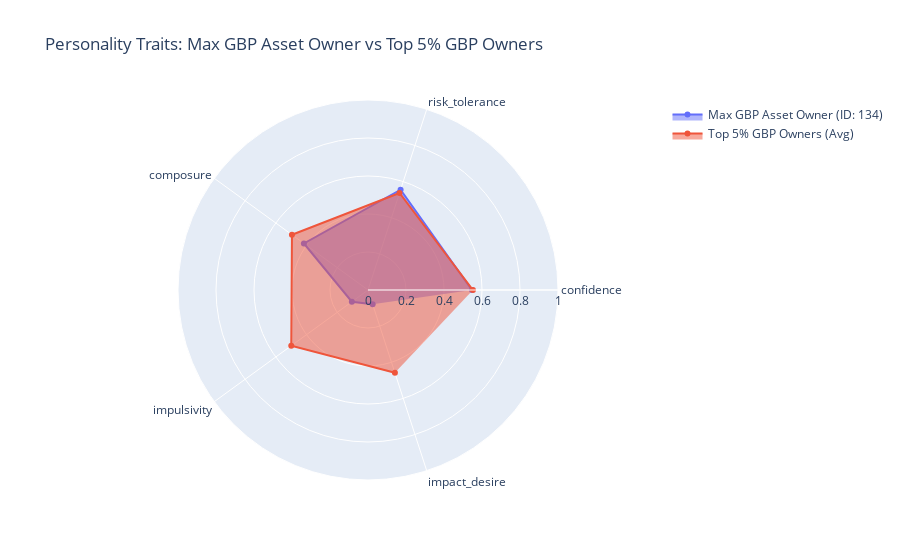

The cell this chart's notebook holds for it:
### Code cell
# Filter for GBP assets
df_gbp = df_joined[df_joined["asset_currency"] == "GBP"]

#  Aggregate GBP asset values per person
df_gbp_agg = df_gbp.groupby("_id")["asset_value"].sum().reset_index(name="total_asset_value")

# Get max asset holder ID
max_id = df_gbp_agg.loc[df_gbp_agg["total_asset_value"].idxmax(), "_id"]

#  Merge back with df_joined to access personality traits
personality_cols = ["confidence", "risk_tolerance", "composure", "impulsivity", "impact_desire"]
df_gbp_merged = df_gbp.drop_duplicates("_id")[["_id"] + personality_cols].merge(df_gbp_agg, on="_id")

#  Extract trait values for the max holder
max_values = df_gbp_merged[df_gbp_merged["_id"] == max_id][personality_cols].iloc[0]

#  Identify top 5% asset holders
threshold = df_gbp_merged["total_asset_value"].quantile(0.95)
top5_df = df_gbp_merged[df_gbp_merged["total_asset_value"] >= threshold]

#  Exclude max_id
top5_df = top5_df[top5_df["_id"] != max_id]

#  Average trait values of top 5% excluding max holder
top5_mean = top5_df[personality_cols].mean()

#  Plot radar chart
fig = go.Figure()

fig.add_trace(go.Scatterpolar(
    r=max_values.values,
    theta=personality_cols,
    fill='toself',
    name=f'Max GBP Asset Owner (ID: {int(max_id)})'
))

fig.add_trace(go.Scatterpolar(
    r=top5_mean.values,
    theta=personality_cols,
    fill='toself',
    name='Top 5% GBP Owners (Avg)'
))

fig.update_layout(
    polar=dict(
        radialaxis=dict(visible=True, range=[0, 1])  # Normalised trait range
    ),
    title="Personality Traits: Max GBP Asset Owner vs Top 5% GBP Owners",
    showlegend=True
)

fig.show()

### Figure 1 — Plotly figure (JSON) as saved in the notebook; plotly's stock layout.template omitted (floating-point values rounded to 4 significant figures)
{"data": [{"fill": "toself", "name": "Max GBP Asset Owner (ID: 134)", "r": [0.547, 0.555, 0.417, 0.105, 0.079], "theta": ["confidence", "risk_tolerance", "composure", "impulsivity", "impact_desire"], "type": "scatterpolar"}, {"fill": "toself", "name": "Top 5% GBP Owners (Avg)", "r": [0.5523, 0.5367, 0.4947, 0.4993, 0.4583], "theta": ["confidence", "risk_tolerance", "composure", "impulsivity", "impact_desire"], "type": "scatterpolar"}], "layout": {"polar": {"radialaxis": {"range": [0, 1], "visible": true}}, "showlegend": true, "title": {"text": "Personality Traits: Max GBP Asset Owner vs Top 5% GBP Owners"}}}
